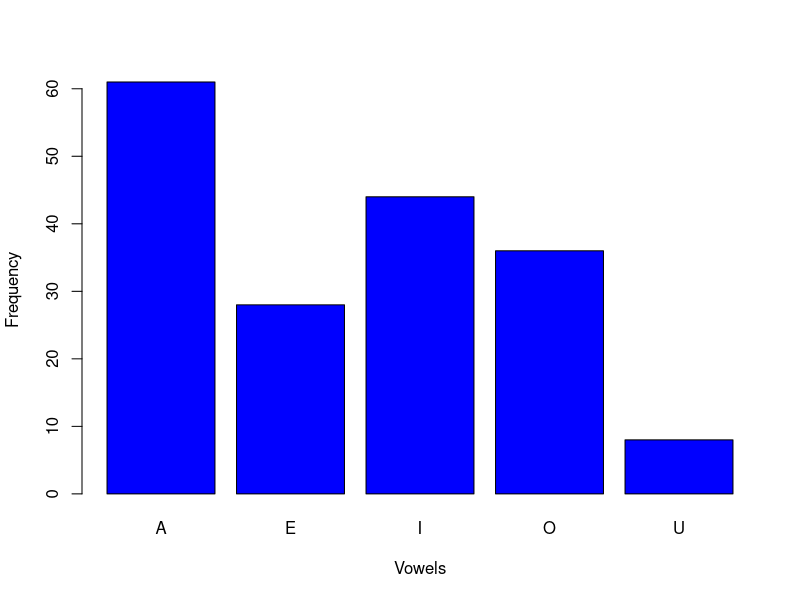

This figure's R source:
#Assignment 3.1 - Session: 3

#Q1 How many vowels are there in the names of USA States?

#Solution 1:
States <- rownames(USArrests)
x <- c('a','e','i','o','u')
x
y <- rep(0,times=5)
y
input <- data.frame(x,y)
input

for(i in 1:50){
  test <- States[i]
  n <- nchar(test)
  test <- strsplit(test,"")
  temp <- test[[1]]
  k <- 1
  while(k <= n){
    if( temp[k] == 'a' || temp[k] == 'A' )
    {input[1,2]=input[1,2]+1}
    if( temp[k] == 'e' || temp[k] == 'E' )
    {input[2,2]=input[2,2]+1}
    if( temp[k] == 'i' || temp[k] == 'I' )
    {input[3,2]=input[3,2]+1}
    if( temp[k] == 'o' || temp[k] == 'O' )
    {input[4,2]=input[4,2]+1}
    if( temp[k] == 'u' || temp[k] == 'U' )
    {input[5,2]=input[5,2]+1}
    k <- k + 1
  }
}

print(input)

#Q2: Visualize the vowels distribution.

#Solution 2:
#Using barplot
barplot(input$y,names.arg = c('A','E','I','O','U'),xlab = "Vowels",ylab="Frequency",col = "blue")

